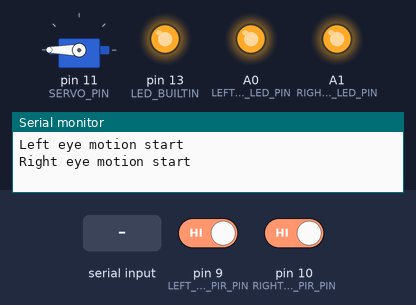
Recording of a sketch running on a simulated Arduino Uno, built with avr-gcc and run on an emulated ATmega328P. Parts: servo, output pins drawn as LEDs (lit = HIGH), the last lines printed to the serial monitor. Inputs (shaded band) come from the test bench; at power-on: pin 9 (LEFT_EYE_PIR_PIN) HIGH, pin 10 (RIGHT_EYE_PIR_PIN) HIGH.

Above: at 1.2 s.
1.3 s: "1\n" received over Serial
At 1.36 s:
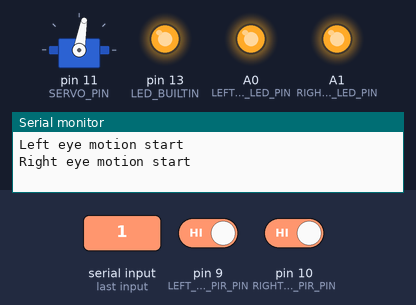
4.3 s: pin 9 (LEFT_EYE_PIR_PIN) driven LOW
At 5.5 s:
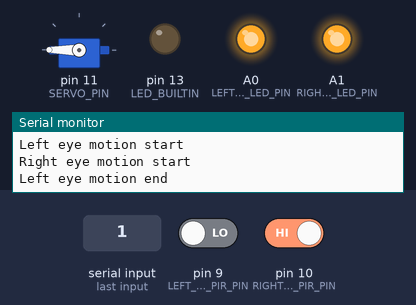
5.8 s: "1\n" received over Serial
At 5.86 s:
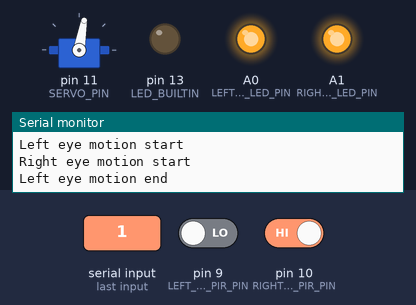
8.8 s: pin 10 (RIGHT_EYE_PIR_PIN) driven LOW
10.3 s: pin 10 (RIGHT_EYE_PIR_PIN) driven HIGH
At 11.3 s:
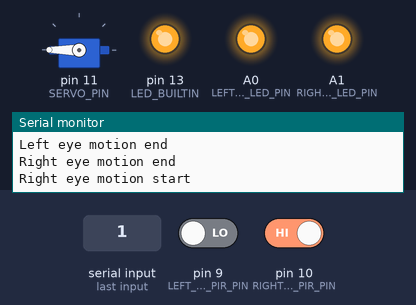
Timing chart, 0 to 12.8 s (numbered marks = the images above; inputs shaded):
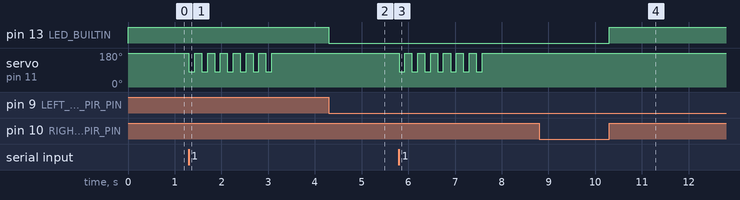

Measured:
- after the input at 1.3 s, servo on pin 11 (SERVO_PIN): alternates 180° for 0.15 s and 80° for 0.13 s, 14 changes in all, then stays 180°, starting at once
- after the input at 4.3 s, pin 13 (LED_BUILTIN): HIGH → LOW at once
- after the input at 5.8 s, servo on pin 11 (SERVO_PIN): alternates 180° for 0.15 s and 80° for 0.13 s, 14 changes in all, then stays 180°, starting at once
- after the input at 10.3 s, pin 13 (LED_BUILTIN): LOW → HIGH at once

The sketch:

Skalleper.ino
```cpp
// (licence header left out)
#include <Arduino.h>
#include "Skalleper.h"

const uint8_t LEFT_EYE_PIR_PIN = 9;
const uint8_t RIGHT_EYE_PIR_PIN = 10;
const uint8_t SERVO_PIN = 11;

const uint8_t LEFT_EYE_LED_PIN  = A0;
const uint8_t RIGHT_EYE_LED_PIN = A1;

Skalleper* skalleper;

void OnLeftEyeMotionChange(bool isMotionStart)
{
	isMotionStart
		? Serial.println("Left eye motion start")
		: Serial.println("Left eye motion end");

	isMotionStart
		? digitalWrite(LED_BUILTIN, HIGH)
		: digitalWrite(LED_BUILTIN, LOW);
}

void OnRightEyeMotionChange(bool isMotionStart)
{
	isMotionStart
	? Serial.println("Right eye motion start")
	: Serial.println("Right eye motion end");

	isMotionStart
	? digitalWrite(LED_BUILTIN, HIGH)
	: digitalWrite(LED_BUILTIN, LOW);
}

void setup()
{
	skalleper = new Skalleper(LEFT_EYE_PIR_PIN, RIGHT_EYE_PIR_PIN, LEFT_EYE_LED_PIN, RIGHT_EYE_LED_PIN);
	skalleper->AttachMouth(SERVO_PIN);

	skalleper->AddMotionCallback(&OnLeftEyeMotionChange, EyeSide::Left);
	skalleper->AddMotionCallback(&OnRightEyeMotionChange, EyeSide::Right);

	pinMode(LED_BUILTIN, OUTPUT);

	Serial.begin(9600);
	skalleper->Reset();
}

void loop()
{
	skalleper->Tick();
}
```

Eye.cpp
```cpp
// (licence header left out)
#include <Arduino.h>
#include "Eye.h"

Eye::Eye(uint8_t pirPin, uint8_t ledPin)
{
	this->PIRPin = pirPin;
	this->PIRState = LOW;

	pinMode(this->PIRPin, INPUT);

	this->LEDPin = ledPin;
	pinMode(this->LEDPin, OUTPUT);

	digitalWrite(this->LEDPin, HIGH);
}

bool Eye::CheckMotion()
{
	int val = digitalRead(this->PIRPin);  // read input value
	if (val == HIGH)
	{
		if (this->PIRState == LOW)
		{
			if (!this->Callbacks.empty())
			{
				for (MotionCallback callback : this->Callbacks)
				{
					callback(true);
				}
			}

			this->PIRState = HIGH;
		}
		return true;
	}
	else
	{
		if (this->PIRState == HIGH)
		{
			if (!this->Callbacks.empty())
			{
				for (MotionCallback callback : this->Callbacks)
				{
					callback(false);
				}
			}

			this->PIRState = LOW;
		}
		return false;
	}
}

void Eye::AddCallback(MotionCallback callback)
{
	this->Callbacks.push_back(callback);
}

void Eye::RemoveCallback(MotionCallback callback)
{
	this->Callbacks.erase(remove(this->Callbacks.begin(), this->Callbacks.end(), callback), this->Callbacks.end());
}

void Eye::Blink()
{
	Close();
	delay(300);
	Open();
}

void Eye::Open()
{
	digitalWrite(this->LEDPin, HIGH);
}

void Eye::Close()
{
	digitalWrite(this->LEDPin, LOW);
}
```

Eye.h
```cpp
// (licence header left out)
#ifndef SKALLEPER_EYE_H
#define SKALLEPER_EYE_H

#include "StandardCplusplus.h"
#include <vector>

typedef void (*MotionCallback)(bool);

using namespace std;

class Eye
{
	uint8_t PIRPin;
	int PIRState;
	vector<MotionCallback> Callbacks;

	uint8_t LEDPin;

public:
	explicit Eye(uint8_t pirPin, uint8_t ledPin);
	bool CheckMotion();
	void AddCallback(MotionCallback callback);
	void RemoveCallback(MotionCallback callback);

	void Open();
	void Close();

	void Blink();
};

#endif //SKALLEPER_EYE_H
```

Skalleper.cpp
```cpp
// (licence header left out)
#include <Arduino.h>
#include "Skalleper.h"

Skalleper::Skalleper(uint8_t leftEyePIRPin, uint8_t rightEyePIRPin, uint8_t leftEyeLEDPin, uint8_t rightEyeLEDPin)
{
	this->LeftEye = new Eye(leftEyePIRPin, leftEyeLEDPin);
	this->RightEye = new Eye(rightEyePIRPin, rightEyeLEDPin);

	this->Stopwatch = new Chrono();
}

void Skalleper::CloseMouth()
{
	SetMouthAngle(90);
}

void Skalleper::OpenMouth()
{
	SetMouthAngle(40);
}

void Skalleper::AttachMouth(uint8_t mouthPin)
{
	this->Mouth.attach(mouthPin);
}

void Skalleper::AddMotionCallback(MotionCallback callback, EyeSide eyeSide)
{
	switch (eyeSide)
	{
		case EyeSide::Left:
		{
			LeftEye->AddCallback(callback);
			break;
		}
		case EyeSide::Right:
		{
			RightEye->AddCallback(callback);
			break;
		}
	}
}

void Skalleper::RemoveMotionCallback(MotionCallback callback, EyeSide eyeSide)
{
	switch (eyeSide)
	{
		case EyeSide::Left:
		{
			LeftEye->RemoveCallback(callback);
			break;
		}
		case EyeSide::Right:
		{
			RightEye->RemoveCallback(callback);
			break;
		}
	}
}

void Skalleper::Tick()
{
	this->Stopwatch->restart();

	this->LeftEye->CheckMotion();
	this->RightEye->CheckMotion();

	unsigned long millis = this->Stopwatch->elapsed();

	if (Serial.available())
	{
		long command = Serial.parseInt();
		switch (command)
		{
			case 1:
			{
				Cackle();
				break;
			}
			default:
			{
				break;
			}
		}
	}
}

void Skalleper::SetMouthAngle(int angle)
{
	if (angle <= 90)
	{
		angle = static_cast<int>(map(angle, 0, 90, 0, 180));
	}

	this->Mouth.write(angle);
}

void Skalleper::Cackle()
{
	for (int i = 0; i < 7; ++i)
	{
		OpenMouth();
		delay(125);
		CloseMouth();
		delay(150);
	}
}

void Skalleper::Reset()
{
	CloseMouth();
}

void Skalleper::Wink()
{
	this->RightEye->Blink();
}

void Skalleper::Blink()
{
	this->RightEye->Close();
	this->LeftEye->Close();
	delay(300);
	this->RightEye->Open();
	this->LeftEye->Close();
}
```

Skalleper.h
```cpp
// (licence header left out)
#ifndef SKALLEPER_SKALLEPER_H
#define SKALLEPER_SKALLEPER_H

#include <Servo.h>
#include <Chrono.h>
#include "Eye.h"

enum class EyeSide
{
	Left,
	Right
};

class Skalleper
{
	struct Eye* LeftEye;
	struct Eye* RightEye;

	Servo Mouth;
	int MouthPosition = 0;


public:
	Skalleper(uint8_t leftEyePIRPin, uint8_t rightEyePIRPin, uint8_t leftEyeLEDPin, uint8_t rightEyeLEDPin);

	unsigned long MotionDelay = 2;

	void AttachMouth(uint8_t mouthPin);
	void CloseMouth();
	void OpenMouth();

	void Cackle();

	void Wink();
	void Blink();

	void AddMotionCallback(MotionCallback callback, EyeSide eyeSide);
	void RemoveMotionCallback(MotionCallback callback, EyeSide eyeSide);

	void Tick();
	void Reset();

private:
	Chrono* Stopwatch;

	void SetMouthAngle(int angle);
};

#endif //SKALLEPER_SKALLEPER_H
```
